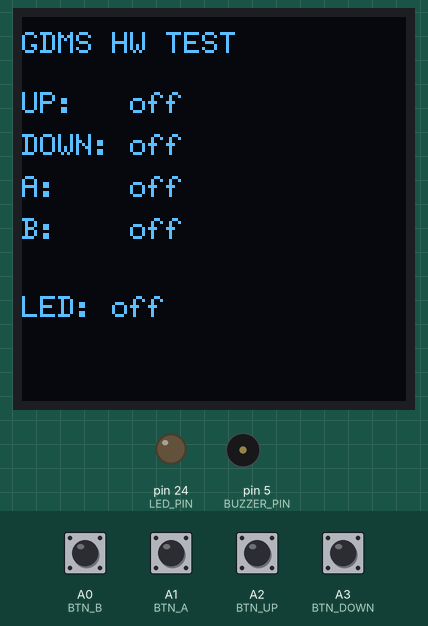
Simulated run of this sketch. Board: Arduino Mega 2560, built with avr-gcc and run on an emulated ATmega2560. Shown: 128×128 one-colour display, output pins drawn as LEDs (lit = HIGH), buzzer (waves = sounding). Inputs (shaded band) come from the test bench; at power-on: A0 (BTN_B), A1 (BTN_A), A2 (BTN_UP), A3 (BTN_DOWN) HIGH.

Above: at 2.8 s.
2.9 s: A0 (BTN_B) pulled LOW for 1.25 s
At 5.5 s:
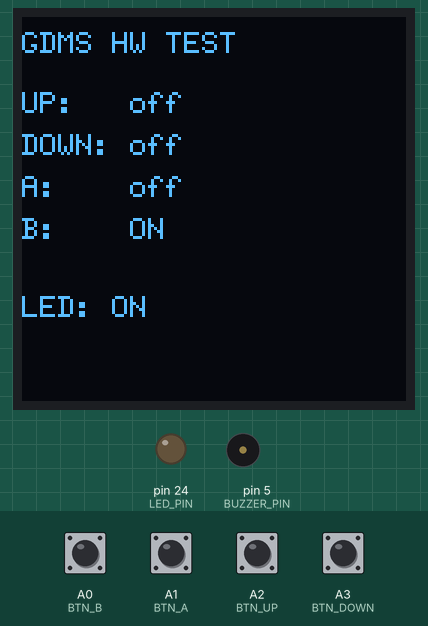
5.6 s: A1 (BTN_A) pulled LOW for 1.25 s
At 6.9 s:
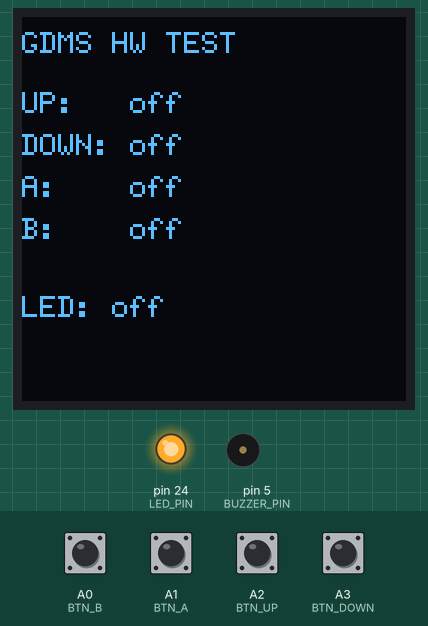
8.6 s: A2 (BTN_UP) pulled LOW for 1.25 s
At 10.9 s:
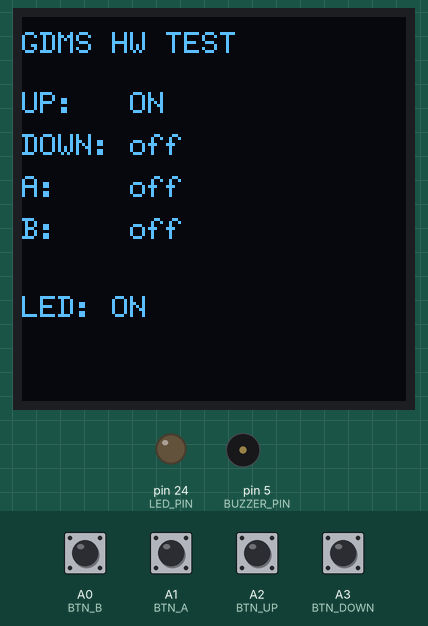
11.7 s: A3 (BTN_DOWN) pulled LOW for 1.25 s
At 14.0 s:
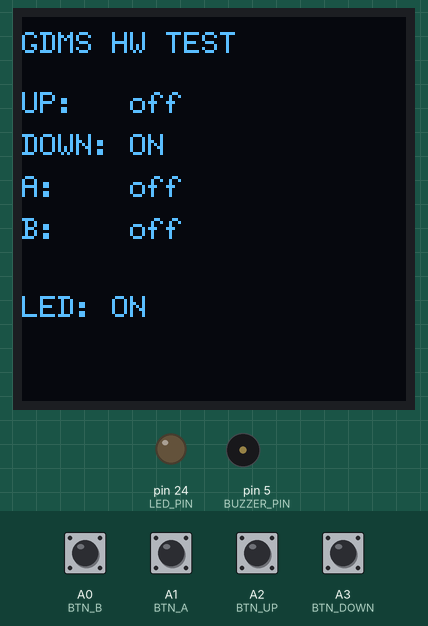
14.7 s: A0 (BTN_B) driven LOW and A1 (BTN_A) driven LOW and A2 (BTN_UP) driven LOW and A3 (BTN_DOWN) driven LOW
At 17.0 s:
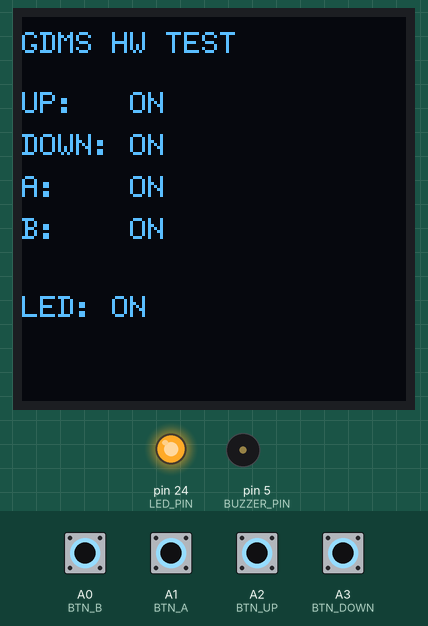
18.7 s: A0 (BTN_B) driven HIGH
At 20.8 s:
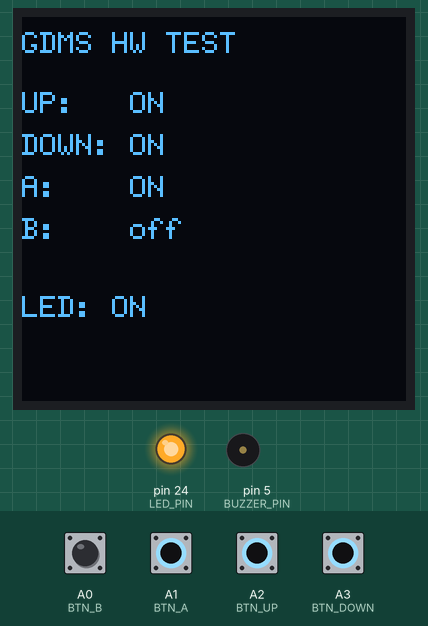
Timing chart, 0 to 22.5 s (numbered marks = the images above; inputs shaded):
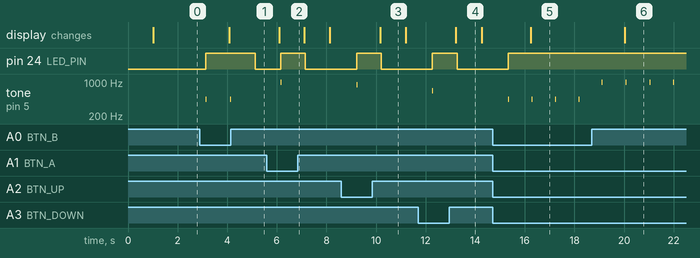

Measured:
- after the input at 2.9 s, pin 24 (LED_PIN): LOW → HIGH after 0.23 s, → LOW 2.0 s later; tone on pin 5 (BUZZER_PIN): alternates 440 Hz for 0.04 s and silent for 0.96 s, starting after 0.23 s; the display: changes after 1.2 s (image 1)
- after the input at 5.6 s, pin 24 (LED_PIN): LOW → HIGH after 0.55 s, → LOW 1.0 s later; tone on pin 5 (BUZZER_PIN): silent → 990 Hz after 0.55 s, → silent 0.04 s later
- after the input at 8.6 s, pin 24 (LED_PIN): LOW → HIGH after 0.62 s, → LOW 1.0 s later; tone on pin 5 (BUZZER_PIN): silent → 880 Hz after 0.62 s, → silent 0.04 s later; the display: changes after 1.6 s (image 3)
- after the input at 11.7 s, pin 24 (LED_PIN): LOW → HIGH after 0.58 s, → LOW 1.0 s later; tone on pin 5 (BUZZER_PIN): silent → 660 Hz after 0.58 s, → silent 0.04 s later; the display: changes after 1.5 s (image 4)
- after the input at 14.7 s, pin 24 (LED_PIN): LOW → HIGH after 0.64 s; tone on pin 5 (BUZZER_PIN): alternates 440 Hz for 0.04 s and silent for 0.90 s, starting after 0.64 s; the display: changes after 1.5 s (image 5)
- after the input at 18.7 s, the display: changes after 1.3 s (image 6)
- what the display in image 3 shows lasts 1.0 s, from 10.2 s to 11.2 s

The sketch:

testSketch.ino
```cpp
#include <U8g2lib.h>

// ================= OLED =================
U8G2_SH1107_128X128_1_4W_SW_SPI u8g2(
  U8G2_R2,
  /* clock=*/ 13,
  /* data=*/  12,
  /* cs=*/    10,
  /* dc=*/    11,
  /* reset=*/ 9
);

// ================= PINS =================
constexpr int BUZZER_PIN = 5;
constexpr int LED_PIN    = 24;

constexpr int BTN_UP   = A2;
constexpr int BTN_DOWN = A3;
constexpr int BTN_A    = A1;
constexpr int BTN_B    = A0;

void setup() {
  // Buttons
  pinMode(BTN_UP,   INPUT_PULLUP);
  pinMode(BTN_DOWN, INPUT_PULLUP);
  pinMode(BTN_A,    INPUT_PULLUP);
  pinMode(BTN_B,    INPUT_PULLUP);

  // LED + buzzer
  pinMode(LED_PIN, OUTPUT);
  pinMode(BUZZER_PIN, OUTPUT);
  digitalWrite(LED_PIN, LOW);

  // OLED
  u8g2.begin();
  u8g2.setFont(u8g2_font_6x12_tr);
}

void loop() {
  bool up    = (digitalRead(BTN_UP)   == LOW);
  bool down  = (digitalRead(BTN_DOWN) == LOW);
  bool a     = (digitalRead(BTN_A)    == LOW);
  bool b     = (digitalRead(BTN_B)    == LOW);

  bool anyPressed = up || down || a || b;

  // LED follows any button
  digitalWrite(LED_PIN, anyPressed ? HIGH : LOW);

  // Buzzer feedback (short beeps)
  if (up)   tone(BUZZER_PIN, 880, 40);
  if (down) tone(BUZZER_PIN, 660, 40);
  if (a)    tone(BUZZER_PIN, 990, 40);
  if (b)    tone(BUZZER_PIN, 440, 40);

  // OLED output
  u8g2.firstPage();
  do {
    u8g2.drawStr(0, 12, "GDMS HW TEST");

    u8g2.drawStr(0, 32, up   ? "UP:   ON" : "UP:   off");
    u8g2.drawStr(0, 46, down ? "DOWN: ON" : "DOWN: off");
    u8g2.drawStr(0, 60, a    ? "A:    ON" : "A:    off");
    u8g2.drawStr(0, 74, b    ? "B:    ON" : "B:    off");

    u8g2.drawStr(0, 100, anyPressed ? "LED: ON" : "LED: off");
  } while (u8g2.nextPage());

  delay(50);
}
```
